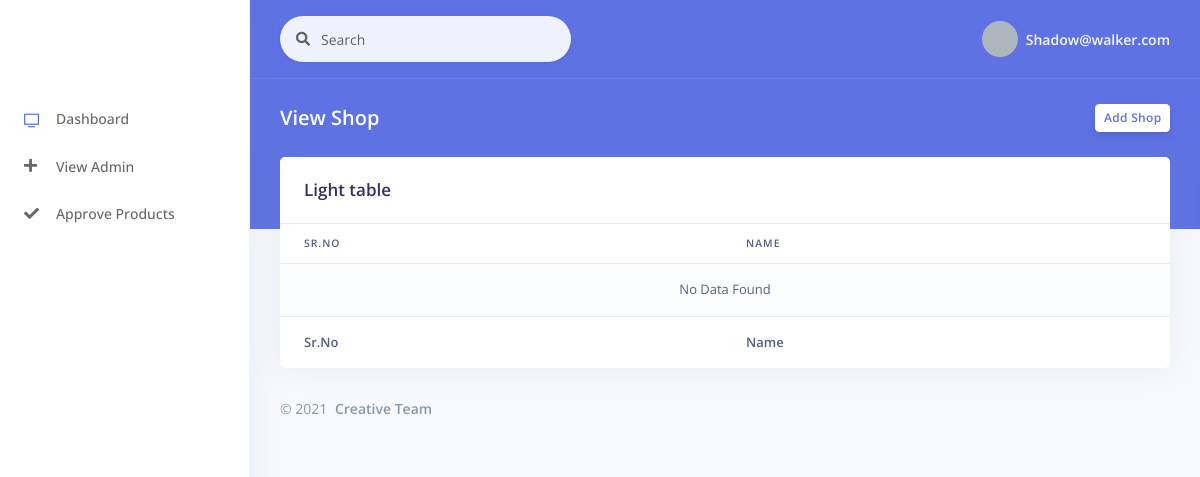
Before: /argon-dashboard-master/viewProductCategory.php (signed in) with the older database file.
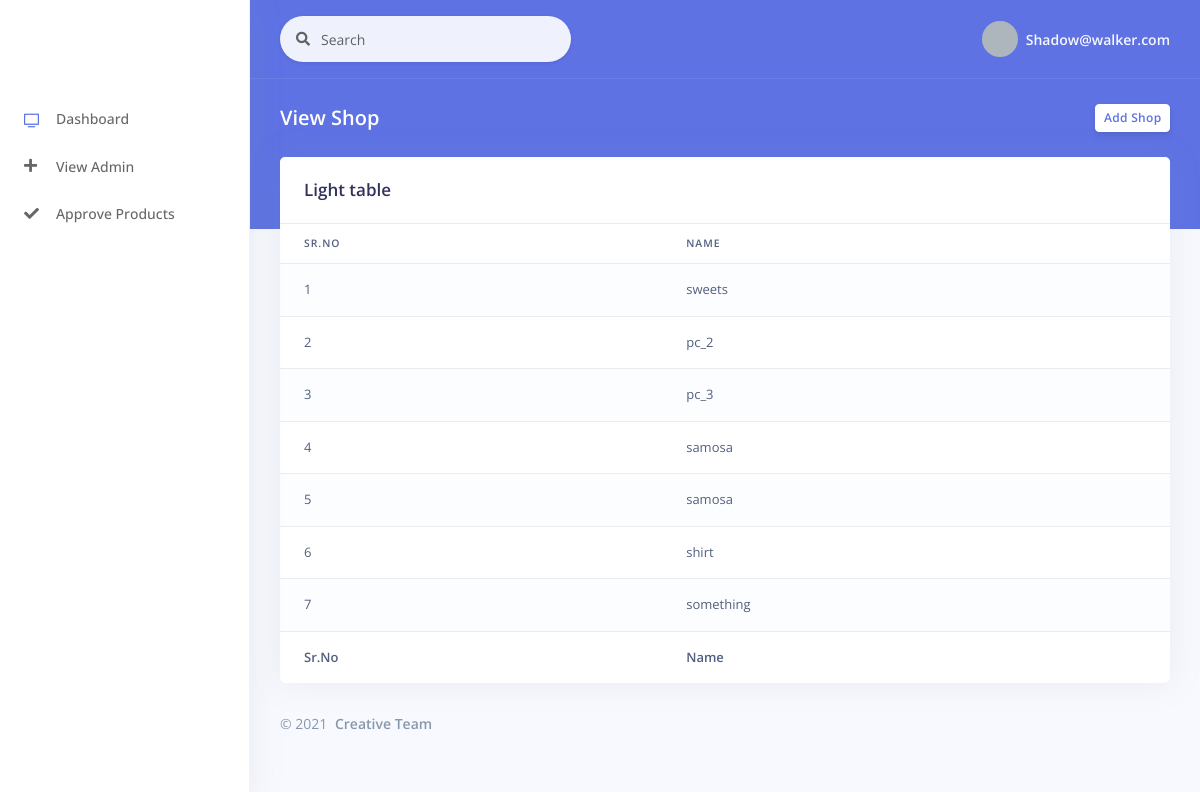
After: the same page with the newer database file.
### tables this page shows
CREATE TABLE `productcategory` (
  `ProductCategoryID` int(11) NOT NULL,
  `Name` varchar(100) NOT NULL,
  `shopId` int(11) NOT NULL,
  `isActive` tinyint(1) NOT NULL DEFAULT 1,
  `createDate` datetime NOT NULL DEFAULT current_timestamp(),
  `updataDate` datetime NOT NULL DEFAULT current_timestamp()
);

### argon-dashboard-master/viewProductCategory.php (the view, shortened to what this page needs)
<?php
include 'config.php';
?>
<!DOCTYPE html>
<html>
<head>
  <link rel="stylesheet" href="assets/vendor/nucleo/css/nucleo.css" type="text/css">
  <link rel="stylesheet" href="assets/vendor/@fortawesome/fontawesome-free/css/all.min.css" type="text/css">
  <link rel="stylesheet" href="assets/css/argon.css?v=1.2.0" type="text/css">
</head>
<body>
  <?php
    include("sidebar.php");
  ?>
  <div class="main-content" id="panel">
    <?php include("header.php");?>
    <div class="header bg-primary pb-6">
      <div class="container-fluid">
        <div class="header-body">
          <div class="row align-items-center py-4">
            <div class="col-lg-6 col-7">
              <h6 class="h2 text-white d-inline-block mb-0">View Shop</h6>
            </div>
            <div class="col-lg-6 col-5 text-right">
              <a href="" class="btn btn-sm btn-neutral">Add Shop</a>
            </div>
          </div>
        </div>
      </div>
    </div>
    <div class="container-fluid mt--6">
      <div class="row">
        <div class="col">
          <div class="card">
            <div class="card-header border-0">
              <h3 class="mb-0">Light table</h3>
            </div>
            <div class="table-responsive">
              <table id="mytable" class="table table-striped" style="width:100%">
                <thead>
                    <tr>
                        <th>Sr.No</th>
                        <th>Name</th>
                    </tr>
                </thead>
                <tbody>
                <?php
                 $id = $_SESSION['ID'];
                 $dbQuery = mysqli_query($db,"SELECT * FROM `productcategory` WHERE `shopId` = $id");
                 $count = 1;
                 if (mysqli_num_rows($dbQuery) == 0) {
                 ?>
                    <tr>
                      <td colspan="3" class="text-center">No Data Found</td>
                    </tr>
                 <?php
                 } else {
                   while ($row = mysqli_fetch_array($dbQuery)) {
                 ?>
                    <tr>
                        <td><?php echo $count;?></td>
                        <td><?php echo $row['Name'];?></td>
                    </tr>
                <?php
                $count++;
            }
        }
            ?>
                </tbody>
                <tfoot>
                <tr>
                        <th>Sr.No</th>
                        <th>Name</th>
                    </tr>
                </tfoot>
            </table>
            </div>
          </div>
        </div>
      </div>
      <?php include("footer.php"); ?>
    </div>
  </div>
</body>
</html>

### argon-dashboard-master/sidebar.php (shortened to what this page needs)
<?php
  include 'config.php';
  $roleId = $_SESSION['Role'];
  $dbQuery =  mysqli_query($db,"SELECT * FROM `role` WHERE `RoleId` = $roleId");
  $dbResult = "";
  if (mysqli_num_rows($dbQuery) == 0) {
    $row = mysqli_num_rows($dbQuery);
    echo "<script>alert('$row');</script>";
    echo "<script>alert('NO ROLE HAS BEEN ASSIGNED TO YOU');</script>";
  } else {
    $dbResult = mysqli_fetch_assoc($dbQuery);
  }
?>
<nav class="sidenav navbar navbar-vertical  fixed-left  navbar-expand-xs navbar-light bg-white" id="sidenav-main">
  <div class="scrollbar-inner">
    <div class="sidenav-header  align-items-center">
      <a class="navbar-brand" href="javascript:void(0)">
      </a>
    </div>
    <div class="navbar-inner">
      <div class="collapse navbar-collapse" id="sidenav-collapse-main">
        <ul class="navbar-nav">
          <li class="nav-item">
            <a class="nav-link" href="dashboard.php">
              <i class="ni ni-tv-2 text-primary"></i>
              <span class="nav-link-text">Dashboard</span>
            </a>
          </li>
          <?php if ($dbResult['RoleName'] == 'super Admin') { ?>
          <li class="nav-item">
            <a class="nav-link" href="view admin.php">
              <i class="fas fa-plus"></i>
              <span class="nav-link-text">View Admin</span>
            </a>
          </li>
          <li class="nav-item">
            <a class="nav-link" href="approveProducts.php">
              <i class="fas fa-check"></i>
              <span class="nav-link-text">Approve Products</span>
            </a>
          </li>
          <?php } else if ($dbResult['RoleName'] == 'admin') { ?>
          <li class="nav-item">
            <a class="nav-link" href="viewShop.php">
              <i class="fas fa-eye"></i>
              <span class="nav-link-text">View Shope</span>
            </a>
          </li>
          <li class="nav-item">
            <a class="nav-link" href="viewProductCategory.php">
              <i class="fas fa-eye"></i>
              <span class="nav-link-text">Product Category</span>
            </a>
          </li>
          <?php } ?>
        </ul>
      </div>
    </div>
  </div>
</nav>

### argon-dashboard-master/header.php (shortened to what this page needs)
<nav class="navbar navbar-top navbar-expand navbar-dark bg-primary border-bottom">
      <div class="container-fluid">
        <div class="collapse navbar-collapse" id="navbarSupportedContent">
          <form class="navbar-search navbar-search-light form-inline mr-sm-3" id="navbar-search-main">
            <div class="form-group mb-0">
              <div class="input-group input-group-alternative input-group-merge">
                <div class="input-group-prepend">
                  <span class="input-group-text"><i class="fas fa-search"></i></span>
                </div>
                <input id="myinput" class="form-control" placeholder="Search" type="text" onkeyup="myFunction()">
              </div>
            </div>
          </form>
          <ul class="navbar-nav align-items-center  ml-auto ml-md-0 ">
            <li class="nav-item dropdown">
              <a class="nav-link pr-0" href="#" role="button" data-toggle="dropdown" aria-haspopup="true" aria-expanded="false">
                <div class="media align-items-center">
                  <span class="avatar avatar-sm rounded-circle">
                  </span>
                  <div class="media-body  ml-2  d-none d-lg-block">
                    <span class="mb-0 text-sm  font-weight-bold"><?php echo $_SESSION['Email'];?></span>
                  </div>
                </div>
              </a>
            </li>
          </ul>
        </div>
      </div>
    </nav>

### argon-dashboard-master/footer.php
<footer class="footer pt-0">
    <div class="row align-items-center justify-content-lg-between">
        <div class="col-lg-6">
            <div class="copyright text-center  text-lg-left  text-muted">
              &copy; 2021 <a class="font-weight-bold ml-1" target="_blank">Creative Team</a>
            </div>
        </div>
    </div>
</footer>

Changed rows visible on the page:
now on this page (row edited): productcategory: Name "sweets"
added productcategory: Name "pc_2"
added productcategory: Name "pc_3"
added productcategory: Name "samosa"
added productcategory: Name "samosa"
added productcategory: Name "shirt"
added productcategory: Name "something"
Other visible differences:
text no longer shown: "No Data Found"
